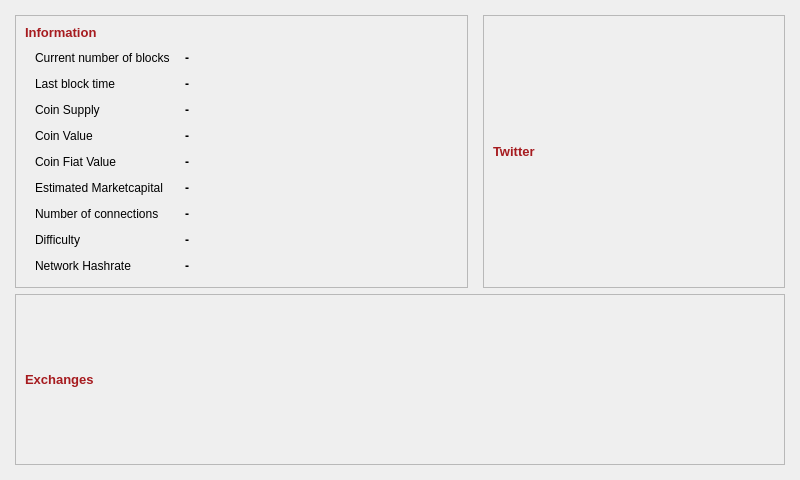
<?xml version="1.0" encoding="UTF-8"?>
<ui version="4.0">
 <class>InfoPage</class>
 <widget class="QDialog" name="InfoPage">
  <property name="geometry">
   <rect>
    <x>0</x>
    <y>0</y>
    <width>800</width>
    <height>480</height>
   </rect>
  </property>
  <property name="minimumSize">
   <size>
    <width>800</width>
    <height>480</height>
   </size>
  </property>
  <property name="windowTitle">
   <string>Dialog</string>
  </property>
  <layout class="QGridLayout" name="gridLayout">
   <property name="leftMargin">
    <number>15</number>
   </property>
   <property name="topMargin">
    <number>15</number>
   </property>
   <property name="rightMargin">
    <number>15</number>
   </property>
   <property name="bottomMargin">
    <number>15</number>
   </property>
   <property name="horizontalSpacing">
    <number>15</number>
   </property>
   <item row="0" column="0">
    <widget class="QFrame" name="coinInfoBox">
     <property name="sizePolicy">
      <sizepolicy hsizetype="Minimum" vsizetype="Minimum">
       <horstretch>3</horstretch>
       <verstretch>1</verstretch>
      </sizepolicy>
     </property>
     <property name="layoutDirection">
      <enum>Qt::LeftToRight</enum>
     </property>
     <property name="autoFillBackground">
      <bool>false</bool>
     </property>
     <property name="frameShape">
      <enum>QFrame::StyledPanel</enum>
     </property>
     <property name="frameShadow">
      <enum>QFrame::Sunken</enum>
     </property>
     <layout class="QGridLayout" name="gridLayout_2">
      <item row="0" column="0">
       <widget class="QLabel" name="lblInformationHeader">
        <property name="sizePolicy">
         <sizepolicy hsizetype="Preferred" vsizetype="Fixed">
          <horstretch>0</horstretch>
          <verstretch>0</verstretch>
         </sizepolicy>
        </property>
        <property name="font">
         <font>
          <pointsize>10</pointsize>
          <weight>75</weight>
          <bold>true</bold>
         </font>
        </property>
        <property name="styleSheet">
         <string notr="true">color: rgb(166, 27, 31);</string>
        </property>
        <property name="text">
         <string>Information</string>
        </property>
       </widget>
      </item>
      <item row="1" column="0">
       <layout class="QFormLayout" name="formCoinDetails">
        <property name="fieldGrowthPolicy">
         <enum>QFormLayout::ExpandingFieldsGrow</enum>
        </property>
        <property name="horizontalSpacing">
         <number>15</number>
        </property>
        <property name="verticalSpacing">
         <number>12</number>
        </property>
        <property name="leftMargin">
         <number>10</number>
        </property>
        <property name="topMargin">
         <number>5</number>
        </property>
        <property name="rightMargin">
         <number>10</number>
        </property>
        <property name="bottomMargin">
         <number>5</number>
        </property>
        <item row="0" column="0">
         <widget class="QLabel" name="lblBlockHeight">
          <property name="font">
           <font>
            <kerning>true</kerning>
           </font>
          </property>
          <property name="styleSheet">
           <string notr="true"/>
          </property>
          <property name="text">
           <string>Current number of blocks</string>
          </property>
          <property name="textFormat">
           <enum>Qt::AutoText</enum>
          </property>
          <property name="wordWrap">
           <bool>false</bool>
          </property>
         </widget>
        </item>
        <item row="0" column="1">
         <widget class="QLabel" name="txtBlockHeight">
          <property name="font">
           <font>
            <weight>75</weight>
            <bold>true</bold>
           </font>
          </property>
          <property name="styleSheet">
           <string notr="true"/>
          </property>
          <property name="text">
           <string notr="true">-</string>
          </property>
          <property name="wordWrap">
           <bool>true</bool>
          </property>
         </widget>
        </item>
        <item row="1" column="0">
         <widget class="QLabel" name="lblLastBlockTime">
          <property name="styleSheet">
           <string notr="true"/>
          </property>
          <property name="text">
           <string>Last block time</string>
          </property>
          <property name="wordWrap">
           <bool>false</bool>
          </property>
         </widget>
        </item>
        <item row="1" column="1">
         <widget class="QLabel" name="txtLastBlockTime">
          <property name="font">
           <font>
            <weight>75</weight>
            <bold>true</bold>
           </font>
          </property>
          <property name="styleSheet">
           <string notr="true"/>
          </property>
          <property name="text">
           <string notr="true">-</string>
          </property>
          <property name="wordWrap">
           <bool>false</bool>
          </property>
         </widget>
        </item>
        <item row="2" column="0">
         <widget class="QLabel" name="lblCoinSupply">
          <property name="styleSheet">
           <string notr="true"/>
          </property>
          <property name="text">
           <string>Coin Supply</string>
          </property>
          <property name="wordWrap">
           <bool>false</bool>
          </property>
         </widget>
        </item>
        <item row="2" column="1">
         <widget class="QLabel" name="txtCoinSupply">
          <property name="font">
           <font>
            <weight>75</weight>
            <bold>true</bold>
           </font>
          </property>
          <property name="styleSheet">
           <string notr="true"/>
          </property>
          <property name="text">
           <string notr="true">-</string>
          </property>
          <property name="wordWrap">
           <bool>true</bool>
          </property>
         </widget>
        </item>
        <item row="3" column="0">
         <widget class="QLabel" name="lblCoinValue">
          <property name="text">
           <string>Coin Value</string>
          </property>
         </widget>
        </item>
        <item row="3" column="1">
         <widget class="QLabel" name="txtCoinValue">
          <property name="font">
           <font>
            <weight>75</weight>
            <bold>true</bold>
           </font>
          </property>
          <property name="text">
           <string>-</string>
          </property>
         </widget>
        </item>
        <item row="4" column="0">
         <widget class="QLabel" name="lblCoinFiatValue">
          <property name="text">
           <string>Coin Fiat Value</string>
          </property>
         </widget>
        </item>
        <item row="4" column="1">
         <widget class="QLabel" name="txtCoinFiatValue">
          <property name="font">
           <font>
            <weight>75</weight>
            <bold>true</bold>
           </font>
          </property>
          <property name="text">
           <string>-</string>
          </property>
         </widget>
        </item>
        <item row="5" column="0">
         <widget class="QLabel" name="lblEstimatedMarketCapital">
          <property name="text">
           <string>Estimated Marketcapital</string>
          </property>
         </widget>
        </item>
        <item row="5" column="1">
         <widget class="QLabel" name="txtEstimatedMarketCapital">
          <property name="font">
           <font>
            <weight>75</weight>
            <bold>true</bold>
           </font>
          </property>
          <property name="text">
           <string>-</string>
          </property>
         </widget>
        </item>
        <item row="6" column="0">
         <widget class="QLabel" name="lblConnections">
          <property name="styleSheet">
           <string notr="true"/>
          </property>
          <property name="text">
           <string>Number of connections</string>
          </property>
          <property name="wordWrap">
           <bool>false</bool>
          </property>
         </widget>
        </item>
        <item row="6" column="1">
         <widget class="QLabel" name="txtConnections">
          <property name="font">
           <font>
            <weight>75</weight>
            <bold>true</bold>
           </font>
          </property>
          <property name="styleSheet">
           <string notr="true"/>
          </property>
          <property name="text">
           <string notr="true">-</string>
          </property>
          <property name="wordWrap">
           <bool>true</bool>
          </property>
         </widget>
        </item>
        <item row="7" column="0">
         <widget class="QLabel" name="lblDifficulty">
          <property name="styleSheet">
           <string notr="true"/>
          </property>
          <property name="text">
           <string>Difficulty</string>
          </property>
          <property name="wordWrap">
           <bool>false</bool>
          </property>
         </widget>
        </item>
        <item row="7" column="1">
         <widget class="QLabel" name="txtDifficulty">
          <property name="font">
           <font>
            <weight>75</weight>
            <bold>true</bold>
           </font>
          </property>
          <property name="styleSheet">
           <string notr="true"/>
          </property>
          <property name="text">
           <string notr="true">-</string>
          </property>
          <property name="wordWrap">
           <bool>true</bool>
          </property>
         </widget>
        </item>
        <item row="8" column="0">
         <widget class="QLabel" name="lblHashRate">
          <property name="styleSheet">
           <string notr="true"/>
          </property>
          <property name="text">
           <string>Network Hashrate</string>
          </property>
          <property name="wordWrap">
           <bool>false</bool>
          </property>
         </widget>
        </item>
        <item row="8" column="1">
         <widget class="QLabel" name="txtHashRate">
          <property name="font">
           <font>
            <weight>75</weight>
            <bold>true</bold>
           </font>
          </property>
          <property name="styleSheet">
           <string notr="true"/>
          </property>
          <property name="text">
           <string notr="true">-</string>
          </property>
          <property name="wordWrap">
           <bool>true</bool>
          </property>
         </widget>
        </item>
       </layout>
      </item>
     </layout>
    </widget>
   </item>
   <item row="0" column="1">
    <widget class="QFrame" name="twitterFeedBox">
     <property name="sizePolicy">
      <sizepolicy hsizetype="Minimum" vsizetype="Minimum">
       <horstretch>2</horstretch>
       <verstretch>1</verstretch>
      </sizepolicy>
     </property>
     <property name="layoutDirection">
      <enum>Qt::LeftToRight</enum>
     </property>
     <property name="autoFillBackground">
      <bool>false</bool>
     </property>
     <property name="frameShape">
      <enum>QFrame::StyledPanel</enum>
     </property>
     <property name="frameShadow">
      <enum>QFrame::Sunken</enum>
     </property>
     <layout class="QGridLayout" name="gridLayout_5">
      <item row="1" column="0">
       <layout class="QVBoxLayout" name="verticalLayoutTwitter"/>
      </item>
      <item row="0" column="0">
       <widget class="QLabel" name="lblTwitterHeader">
        <property name="sizePolicy">
         <sizepolicy hsizetype="Preferred" vsizetype="Fixed">
          <horstretch>0</horstretch>
          <verstretch>0</verstretch>
         </sizepolicy>
        </property>
        <property name="font">
         <font>
          <pointsize>10</pointsize>
          <weight>75</weight>
          <bold>true</bold>
         </font>
        </property>
        <property name="styleSheet">
         <string notr="true">color: rgb(166, 27, 31);</string>
        </property>
        <property name="text">
         <string>Twitter</string>
        </property>
       </widget>
      </item>
     </layout>
    </widget>
   </item>
   <item row="1" column="0" colspan="2">
    <widget class="QFrame" name="exchangeInfoBox">
    <property name="sizePolicy">
     <sizepolicy hsizetype="Minimum" vsizetype="Minimum">
      <horstretch>0</horstretch>
      <verstretch>1</verstretch>
     </sizepolicy>
    </property>
     <property name="frameShape">
      <enum>QFrame::StyledPanel</enum>
     </property>
     <property name="frameShadow">
      <enum>QFrame::Sunken</enum>
     </property>
     <layout class="QGridLayout" name="gridLayout_4">
      <item row="1" column="0">
       <layout class="QVBoxLayout" name="verticalLayoutExchanges"/>
      </item>
      <item row="0" column="0">
       <widget class="QLabel" name="lblExchangesHeader">
        <property name="sizePolicy">
         <sizepolicy hsizetype="Preferred" vsizetype="Minimum">
          <horstretch>0</horstretch>
          <verstretch>0</verstretch>
         </sizepolicy>
        </property>
        <property name="font">
         <font>
          <pointsize>10</pointsize>
          <weight>75</weight>
          <bold>true</bold>
         </font>
        </property>
        <property name="styleSheet">
         <string notr="true">color: rgb(166, 27, 31);</string>
        </property>
        <property name="text">
         <string>Exchanges</string>
        </property>
       </widget>
      </item>
     </layout>
    </widget>
   </item>
  </layout>
 </widget>
 <resources/>
 <connections/>
</ui>
